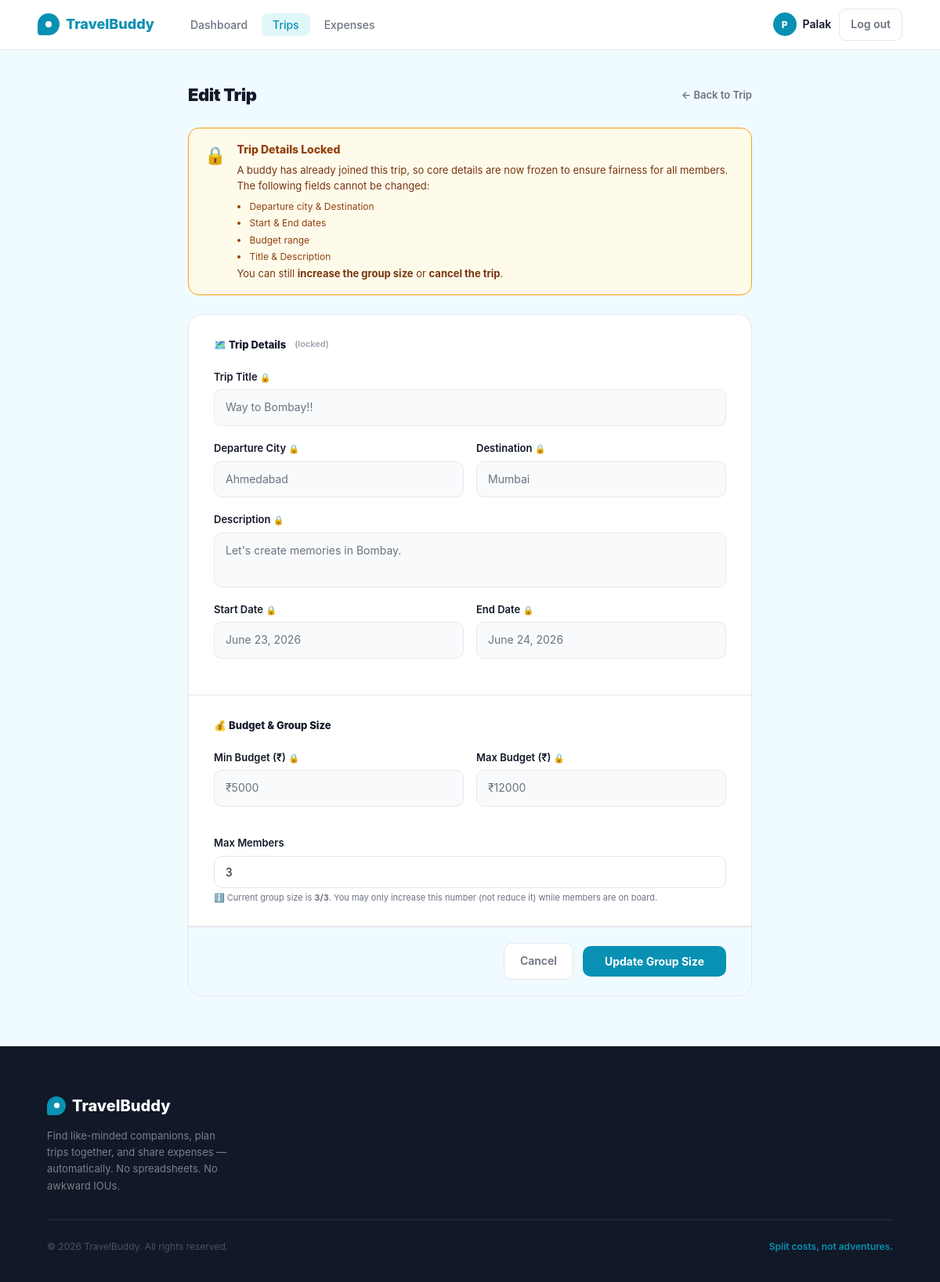
The page /trips/4/edit (signed in) on the database as committed earlier.
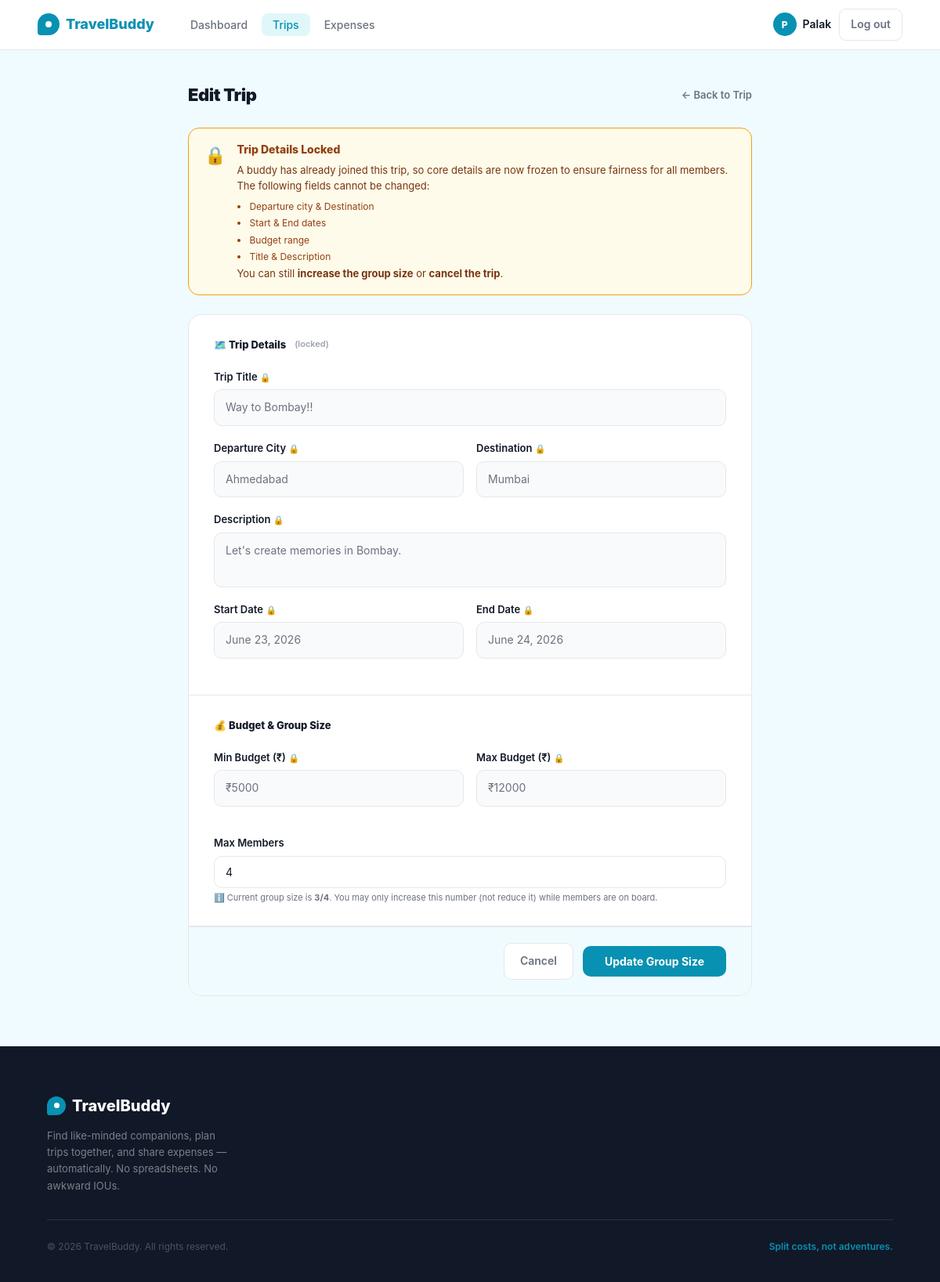
The same page on the database as committed later.
### app/models.py (models this page shows, shortened)
class Trip(db.Model):
    __tablename__ = 'trips'
    __table_args__ = (
        db.Index('ix_trips_owner_status', 'owner_id', 'status'),
        db.Index('ix_trips_public_start', 'is_public', 'start_date'),
    )
    id          = db.Column(db.Integer, primary_key=True)
    owner_id    = db.Column(db.Integer, db.ForeignKey('users.id'), nullable=False)
    title       = db.Column(db.String(150), nullable=False)
    destination = db.Column(db.String(150), nullable=False)
    departure_city = db.Column(db.String(100), default='')
    start_date  = db.Column(db.Date, nullable=False)
    end_date    = db.Column(db.Date, nullable=False)
    description = db.Column(db.Text, default='')
    budget_min  = db.Column(db.Float, default=0)
    budget_max  = db.Column(db.Float, default=0)
    max_members = db.Column(db.Integer, default=4)
    status      = db.Column(db.String(20), default='OPEN')
    join_deadline           = db.Column(db.DateTime, nullable=True)
    open_roster             = db.Column(db.Boolean, default=False, nullable=False,
                                        server_default='0')
    confirmation_deadline   = db.Column(db.DateTime, nullable=True)
    confirmation_started_at = db.Column(db.DateTime, nullable=True)
    cancelled_at            = db.Column(db.DateTime, nullable=True)
    is_public   = db.Column(db.Boolean, default=True)
    created_at  = db.Column(db.DateTime, default=lambda: datetime.now(timezone.utc))
    owner    = db.relationship('User', back_populates='owned_trips')
    members  = db.relationship('TripMember', back_populates='trip', lazy='dynamic',
                               cascade='all, delete-orphan')
    expenses = db.relationship('Expense', back_populates='trip', lazy='dynamic',
                               cascade='all, delete-orphan')
    def member_count(self):
        return self.members.filter_by(status='accepted').count() + 1  # +1 for owner
    @property
    def has_accepted_members(self) -> bool:
        return self.members.filter_by(status='accepted').count() > 0

### app/trips/routes.py (the view, shortened to what this page needs)
@trips.route('/trips/<int:trip_id>/edit', methods=['GET', 'POST'])
@login_required
def edit(trip_id):
    trip = db.get_or_404(Trip, trip_id)
    if trip.owner_id != current_user.id:
        flash('Not authorised to edit this trip.', 'error')
        return redirect(url_for('trips.detail', trip_id=trip.id))
    locked = trip.has_accepted_members
    form = TripForm(obj=trip)
    if request.method == 'GET' and trip.join_deadline:
        form.join_deadline.data = trip.join_deadline.date()
    return render_template('trips/edit.html', form=form, trip=trip, locked=locked)

### app/models.py (called while the page is built)
@login_manager.user_loader
def load_user(user_id):
    return db.session.get(User, int(user_id))

### app/templates/trips/edit.html (shortened to what the changed rows need)
{% extends "base.html" %}
{% block content %}
<div class="profile-page">
  <div class="profile-inner">
    <div class="page-header">
      <h1 class="page-title">Edit Trip</h1>
    </div>
    <form method="POST" action="{{ url_for('trips.edit', trip_id=trip.id) }}" novalidate>
      <div class="edit-card">
        {% if locked %}
        <div class="edit-section">
          <div class="edit-section-title">🗺️ Trip Details <span style="font-size:11px;font-weight:600;color:#9ca3af;margin-left:4px;">(locked)</span></div>
          <div class="form-group">
            <label class="locked-label">Trip Title <span class="lock-icon-sm">🔒</span></label>
            <span class="readonly-field">{{ trip.title }}</span>
          </div>
          <div class="form-row">
            <div class="form-group">
              <label class="locked-label">Departure City <span class="lock-icon-sm">🔒</span></label>
              <span class="readonly-field">{{ trip.departure_city or '—' }}</span>
            </div>
            <div class="form-group">
              <label class="locked-label">Destination <span class="lock-icon-sm">🔒</span></label>
              <span class="readonly-field">{{ trip.destination }}</span>
            </div>
          </div>
          <div class="form-group">
            <label class="locked-label">Description <span class="lock-icon-sm">🔒</span></label>
            <span class="readonly-field" style="min-height:70px;display:block;white-space:pre-wrap;">{{ trip.description or '—' }}</span>
          </div>
          <div class="form-row">
            <div class="form-group">
              <label class="locked-label">Start Date <span class="lock-icon-sm">🔒</span></label>
              <span class="readonly-field">{{ trip.start_date.strftime('%B %d, %Y') }}</span>
            </div>
            <div class="form-group">
              <label class="locked-label">End Date <span class="lock-icon-sm">🔒</span></label>
              <span class="readonly-field">{{ trip.end_date.strftime('%B %d, %Y') }}</span>
            </div>
          </div>
        </div>
        <div class="edit-section">
          <div class="edit-section-title">💰 Budget &amp; Group Size</div>
          <div class="form-row" style="margin-bottom:18px;">
            <div class="form-group">
              <label class="locked-label">Min Budget (₹) <span class="lock-icon-sm">🔒</span></label>
              <span class="readonly-field">₹{{ "%.0f"|format(trip.budget_min) }}</span>
            </div>
            <div class="form-group">
              <label class="locked-label">Max Budget (₹) <span class="lock-icon-sm">🔒</span></label>
              <span class="readonly-field">₹{{ "%.0f"|format(trip.budget_max) }}</span>
            </div>
          </div>
          <div class="form-group">
            <label for="max_members_locked">Max Members</label>
            <input type="number" id="max_members_locked" name="max_members"
                   value="{{ trip.max_members }}" min="{{ trip.max_members }}" max="50"
                   class="input-error" style="border-color:var(--border);">
            <div class="field-hint">
              ℹ️ Current group size is <strong>{{ trip.member_count() }}/{{ trip.max_members }}</strong>.
              You may only increase this number (not reduce it) while members are on board.
            </div>
          </div>
        </div>
        {% endif %}
      </div>
    </form>
  </div>
</div>
{% endblock %}

Rows that differ between the two databases and show on the page:
changed Trip "Way to Bombay!!": max_members "3" → "4"
